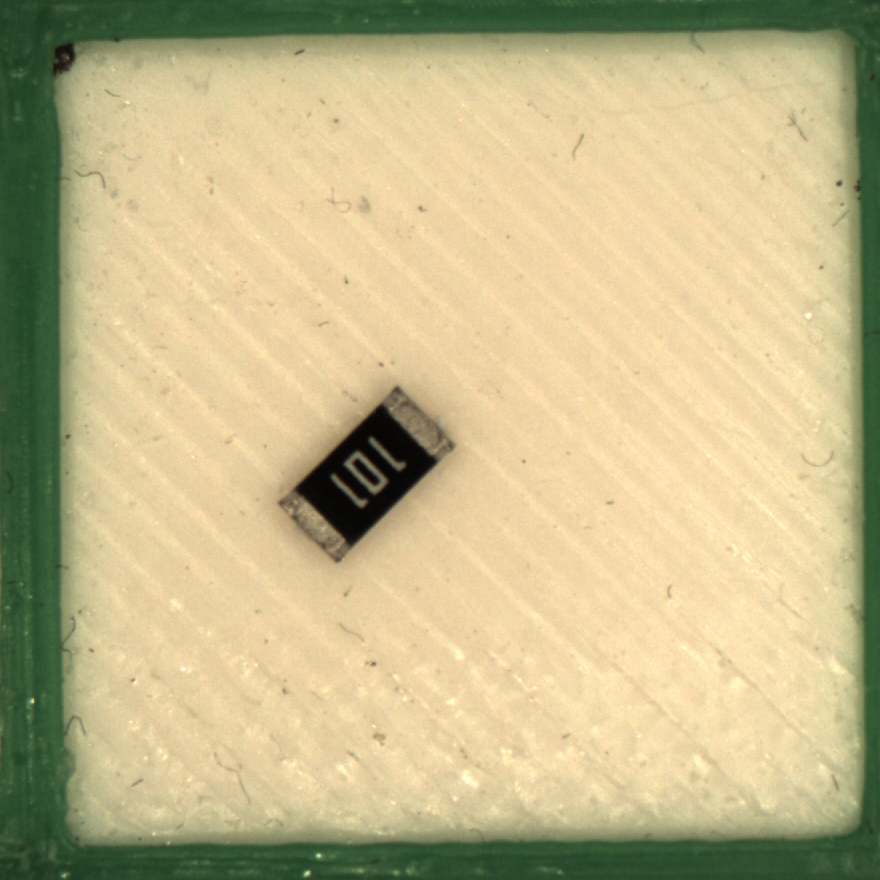
#> input picture VisionPNP/resources/resistor_on_tray.png, 880 x 880 px
$ python SampleApp.py
#> lines starting #> are read from the running program, lines starting #| are printed output that depends on the picture
import VisionPNP
import cv2
import numpy as np

#---------<
# Input images
headCamImage = cv2.imread('./resources/resistor_on_tray.png')
#> headCamImage is the input picture: shape (880, 880, 3); mean B, G, R 138.6, 182.7, 194.1
bedCamImageFindShape = cv2.imread('./resources/resistor_on_gripper.png')
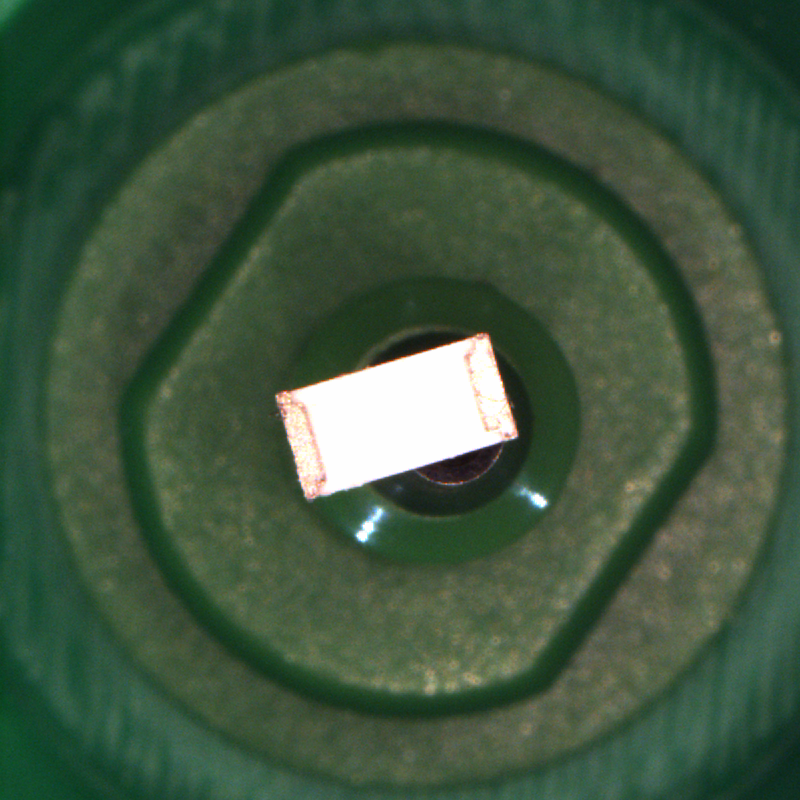
#> input picture VisionPNP/resources/resistor_on_gripper.png, 800 x 800 px
#> bedCamImageFindShape is the input picture: shape (800, 800, 3); mean B, G, R 63.1, 85.8, 63.2
bedCamImageMatchTemplate = cv2.imread('./resources/tiny_on_gripper.png')
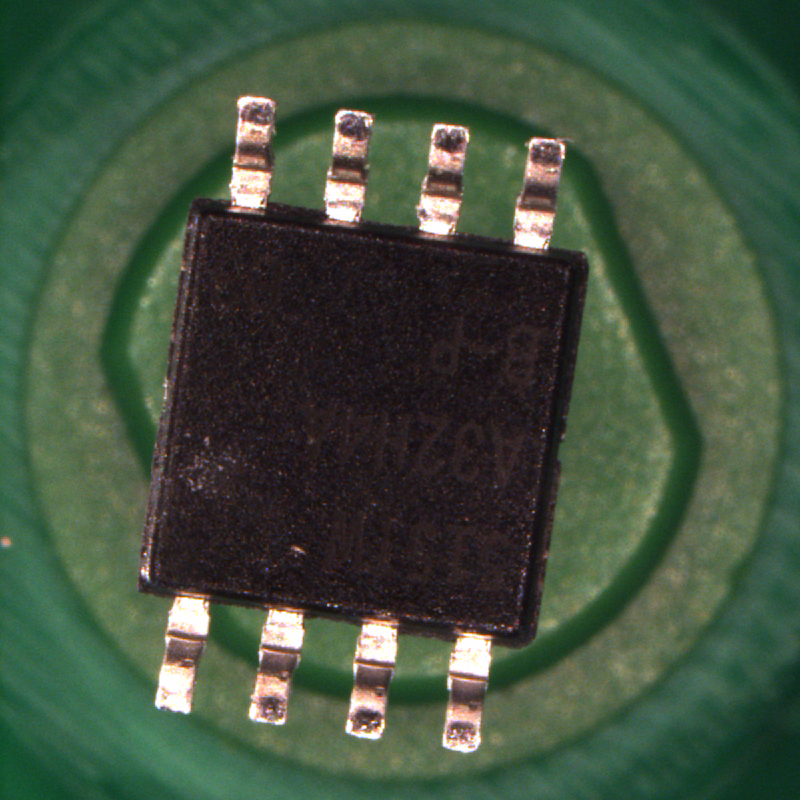
#> input picture VisionPNP/resources/tiny_on_gripper.png, 800 x 800 px
#> bedCamImageMatchTemplate is the input picture: shape (800, 800, 3); mean B, G, R 63.6, 82.6, 66.4
templateImage = cv2.imread('./resources/template_fake.png', cv2.IMREAD_GRAYSCALE)
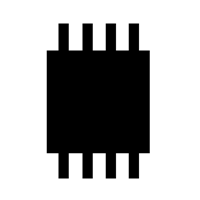
#> input picture VisionPNP/resources/template_fake.png, 200 x 200 px
#> templateImage is the input picture: shape (200, 200); min 0, max 255, mean 173.9

searchImageDummy = cv2.imread('./resources/pic1.png', cv2.IMREAD_GRAYSCALE)
templateImageDummy = cv2.imread('./resources/templ.png', cv2.IMREAD_GRAYSCALE)

#---------<
# Scenario 1 - Find position of object in tray picture
#---------<
# Read the HSV color range from a background image
#> (the run stopped early here; a loop or call above may not have finished)
